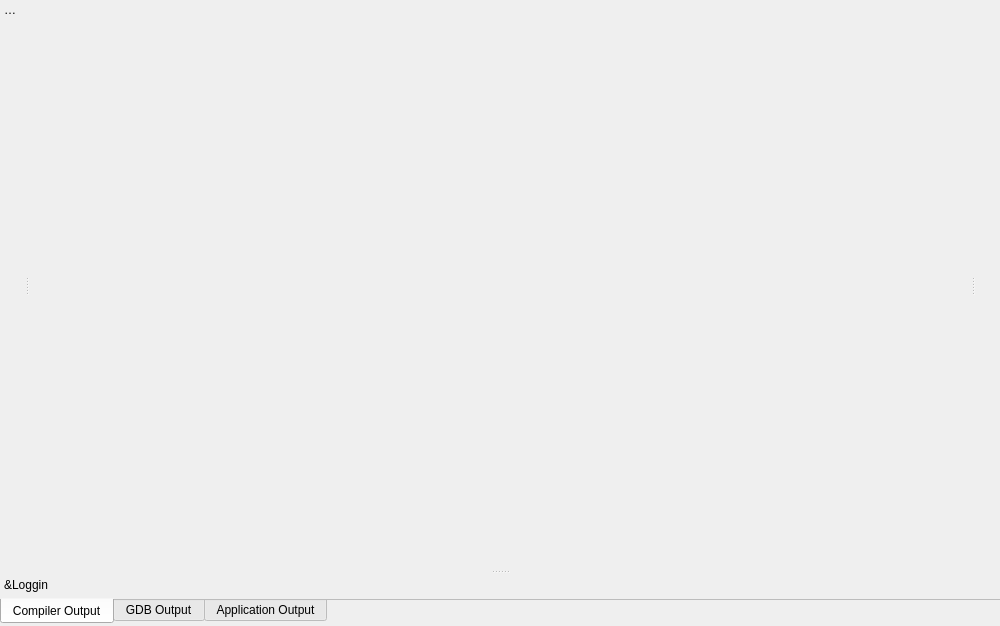
<?xml version="1.0" encoding="UTF-8"?>
<ui version="4.0">
 <class>MainWindow</class>
 <widget class="QMainWindow" name="MainWindow">
  <property name="geometry">
   <rect>
    <x>0</x>
    <y>0</y>
    <width>1000</width>
    <height>626</height>
   </rect>
  </property>
  <property name="windowTitle">
   <string>Embedded IDE</string>
  </property>
  <property name="dockNestingEnabled">
   <bool>true</bool>
  </property>
  <property name="unifiedTitleAndToolBarOnMac">
   <bool>true</bool>
  </property>
  <widget class="DocumentArea" name="centralWidget"/>
  <widget class="QDockWidget" name="dockWidget">
   <property name="features">
    <set>QDockWidget::NoDockWidgetFeatures</set>
   </property>
   <property name="windowTitle">
    <string>&amp;Loggin</string>
   </property>
   <attribute name="dockWidgetArea">
    <number>8</number>
   </attribute>
   <widget class="QWidget" name="loggerWidgetContainer">
    <layout class="QVBoxLayout" name="verticalLayout">
     <property name="spacing">
      <number>0</number>
     </property>
     <property name="leftMargin">
      <number>0</number>
     </property>
     <property name="topMargin">
      <number>0</number>
     </property>
     <property name="rightMargin">
      <number>0</number>
     </property>
     <property name="bottomMargin">
      <number>2</number>
     </property>
     <item>
      <widget class="QTabWidget" name="tabWidget">
       <property name="tabPosition">
        <enum>QTabWidget::South</enum>
       </property>
       <property name="currentIndex">
        <number>0</number>
       </property>
       <property name="documentMode">
        <bool>true</bool>
       </property>
       <property name="tabBarAutoHide">
        <bool>true</bool>
       </property>
       <widget class="LoggerWidget" name="loggerCompiler">
        <attribute name="title">
         <string>Compiler Output</string>
        </attribute>
       </widget>
       <widget class="LoggerWidget" name="loggerDebugger">
        <attribute name="title">
         <string>GDB Output</string>
        </attribute>
       </widget>
       <widget class="LoggerWidget" name="loggerApplication">
        <attribute name="title">
         <string>Application Output</string>
        </attribute>
       </widget>
      </widget>
     </item>
    </layout>
   </widget>
  </widget>
  <widget class="QDockWidget" name="projectDock">
   <property name="features">
    <set>QDockWidget::NoDockWidgetFeatures</set>
   </property>
   <property name="windowTitle">
    <string>Pro&amp;ject</string>
   </property>
   <attribute name="dockWidgetArea">
    <number>1</number>
   </attribute>
   <widget class="ProjectView" name="projectView"/>
  </widget>
  <widget class="QDockWidget" name="debugDocker">
   <property name="features">
    <set>QDockWidget::NoDockWidgetFeatures</set>
   </property>
   <property name="allowedAreas">
    <set>Qt::RightDockWidgetArea</set>
   </property>
   <attribute name="dockWidgetArea">
    <number>2</number>
   </attribute>
   <widget class="DebugUI" name="debugUI"/>
  </widget>
 </widget>
 <layoutdefault spacing="6" margin="11"/>
 <customwidgets>
  <customwidget>
   <class>DocumentArea</class>
   <extends>QWidget</extends>
   <header>documentarea.h</header>
   <container>1</container>
  </customwidget>
  <customwidget>
   <class>ProjectView</class>
   <extends>QWidget</extends>
   <header>projectview.h</header>
   <container>1</container>
  </customwidget>
  <customwidget>
   <class>LoggerWidget</class>
   <extends>QWidget</extends>
   <header>loggerwidget.h</header>
   <container>1</container>
  </customwidget>
  <customwidget>
   <class>DebugUI</class>
   <extends>QWidget</extends>
   <header location="global">debugui.h</header>
   <container>1</container>
  </customwidget>
 </customwidgets>
 <resources/>
 <connections/>
</ui>
